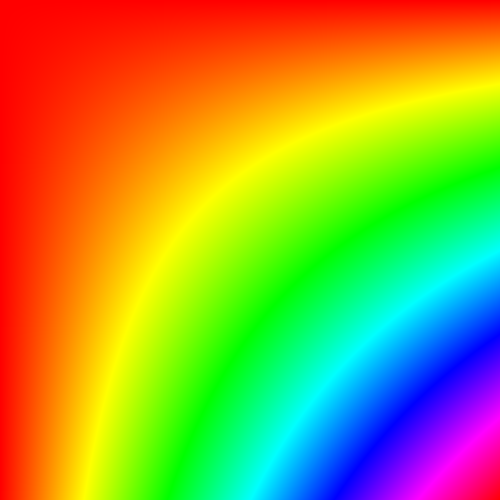
Frame 1 (no input)
Frame 60 (the mouse pressed at the canvas centre just before this capture): identical to frame 1, image omitted
Frame 120 (the mouse held since frame 60 and released just before this capture): identical to frame 1, image omitted

The Processing sketch that drew this single still picture (run headless with seeded random() and noise(); from frame 60 on, the mouse is pressed at the canvas centre):

// Processing sketch: rainbow
// ── rainbow.pde
int cols = 500;
int rows = 500;
float numX, numY;

void setup() {
  size(500, 500);
  colorMode(HSB, 360, 100, 100);
  noStroke();

  numX = width/cols;
  numY = height/rows;
}

void draw() {
  for (int x = 0; x < cols; x++) {
    for (int y = 0; y < rows; y++) {
      fill(map(x*y, 0, cols*rows, 0, 360), 100, 100);
      rect(numX*x, numY*y, numX, numY);
    }
  }
}
